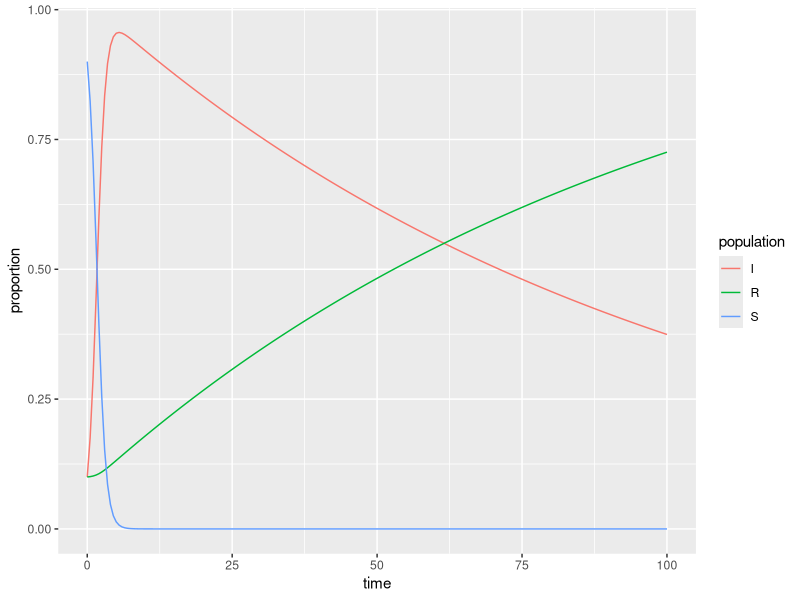

This chart was generated by the following R code:
## ---- chunk 1
#| message: false
#| warning: false
library(tidyverse)
library(deSolve)
## ---- chunk 2
# Proportion in each compartment: Susceptible 0.999999, Infected 0.000001, Recovered 0 (these are directly from the example linked above) ----
init <- c(S = 1-1e-1, I = 1e-1, R = 0.1)

# beta: infection parameter; gamma: recovery parameter ----
parameters <- c(beta = 1.316, gamma = 0.01)

# time frame ----
times <- seq(0, 100, by = 0.5)
## ---- chunk 3
# Build the function with all ----
sir <- function(time, init, parameters) {

  with(as.list(c(init, parameters)), {
    dS <- -beta * S * I
    dI <-  beta * S * I - gamma * I
    dR <-  gamma * I
    
    return(list(c(dS, dI, dR)))
    
  })
  
}
## ---- chunk 4
# Solve using `deSolve::ode()` ----
approximation <- ode(y = init, times = times, func = sir, parms = parameters)
## ---- chunk 5
# Get output into a data frame ----
approx_df <- as.data.frame(approximation)

# Pivot longer so R will do the work for us ----
approx_long <- approx_df %>% 
  pivot_longer(cols = S:R, names_to = "population", values_to = "proportion")
## ---- chunk 6
ggplot(data = approx_long, aes(x = time, y = proportion)) +
  geom_line(aes(color = population))
